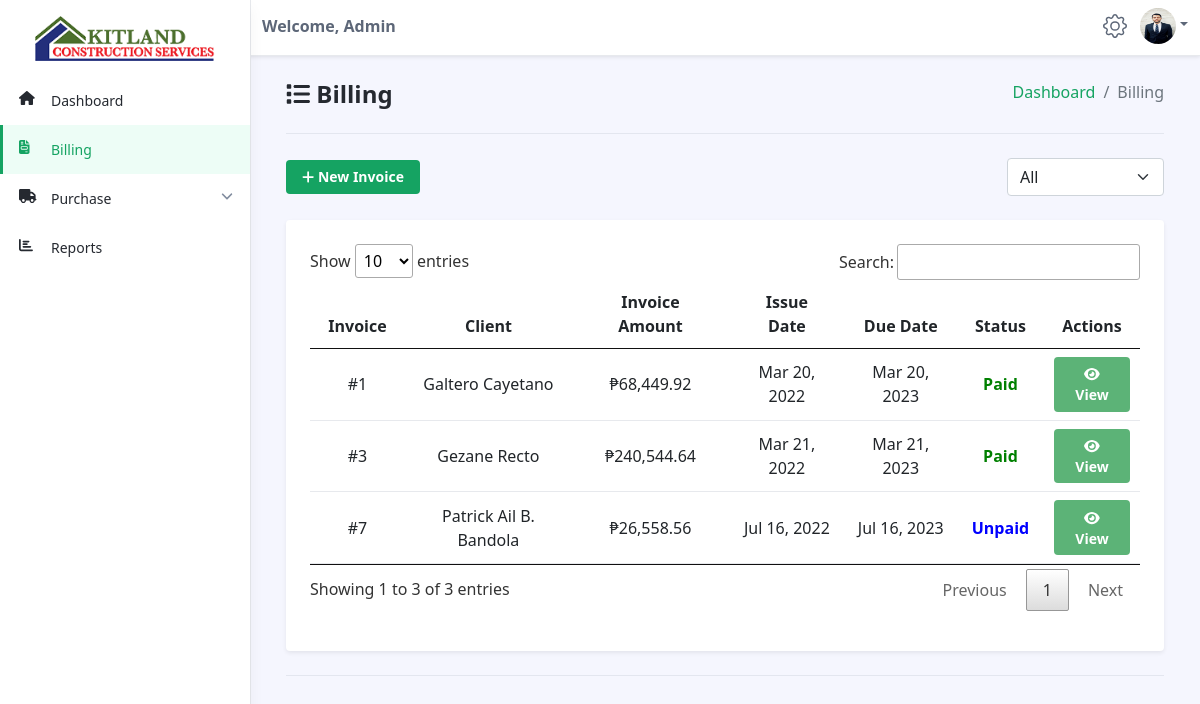
Screenshot of /accountant/invoice.php (signed in) with the database file from the repository.
### tables this page shows
CREATE TABLE `staffs` (
  `id` int(11) NOT NULL,
  `staff_id` varchar(255) NOT NULL,
  `full_name` varchar(255) NOT NULL,
  `birthday` date NOT NULL,
  `age` varchar(255) NOT NULL,
  `gender` varchar(255) NOT NULL,
  `address` varchar(255) NOT NULL,
  `contact` varchar(255) NOT NULL,
  `civil_status` varchar(255) NOT NULL,
  `profile` varchar(255) NOT NULL,
  `status` varchar(255) NOT NULL,
  `email` varchar(255) NOT NULL,
  `username` varchar(255) NOT NULL,
  `password` varchar(255) NOT NULL,
  `access` varchar(255) NOT NULL,
  `otp` varchar(255) NOT NULL,
  `date_added` date NOT NULL,
  `last_login` datetime NOT NULL,
  `last_activity` datetime NOT NULL,
  `last_logout` datetime NOT NULL
);

CREATE TABLE `invoices` (
  `invoice_id` int(11) NOT NULL,
  `project_id` varchar(255) NOT NULL,
  `client` varchar(255) NOT NULL,
  `transportation` decimal(13,2) NOT NULL,
  `consultation_fee` decimal(13,2) NOT NULL,
  `total_miscellaneous` decimal(13,2) NOT NULL,
  `total_materials` decimal(13,2) NOT NULL,
  `total_labor` decimal(13,2) NOT NULL,
  `subtotal` decimal(13,2) NOT NULL,
  `total_tax` decimal(13,2) NOT NULL,
  `total_invoice` decimal(13,2) NOT NULL,
  `status` varchar(255) NOT NULL,
  `date_created` date NOT NULL,
  `due_date` date NOT NULL,
  `date_added` datetime NOT NULL
);

CREATE TABLE `projects` (
  `id` int(11) NOT NULL,
  `type` varchar(50) NOT NULL,
  `name` varchar(255) NOT NULL,
  `project_description` varchar(255) NOT NULL,
  `engineer_id` varchar(255) NOT NULL,
  `location` varchar(255) NOT NULL,
  `client_name` varchar(50) NOT NULL,
  `start_date` date NOT NULL,
  `end_date` date NOT NULL,
  `status` varchar(50) NOT NULL,
  `receivable_status` varchar(50) NOT NULL,
  `date_received` datetime NOT NULL DEFAULT current_timestamp(),
  `date_added` date NOT NULL DEFAULT current_timestamp()
);

### accountant/invoice.php (the view, shortened to what this page needs)
<?php
include('../connections/config.php');
?>
<!DOCTYPE html>
<!DOCTYPE html>
<html lang="en">
<head>
    <link id="theme-style" rel="stylesheet" href="dataTables/jquery.dataTables.min.css">
    <link id="theme-style" rel="stylesheet" href="../assets/css/portal.css">
    <link rel="stylesheet" href="../assets/css/style.css" />
</head>
<body class="app">
    <?php $page = 'invoice';
    include('accountant-navbar.php'); ?>
    <div class="app-wrapper">
        <div class="app-content pt-3 p-md-3 p-lg-4">
            <div class="container-xl">
                <ol class="breadcrumb mb-4" style="float:right">
                    <li class="breadcrumb-item"><a href="dashboard.php">Dashboard</a></li>
                    <li class="breadcrumb-item active">Billing</li>
                </ol>
                <h1 class="app-page-title"><span class="nav-icon"><i class="fa fa-list"></i></span> Billing</h1>
                <hr class="mb-4">
                <div class="row g-3 mb-4 align-items-center justify-content-between">
                    <div class="col-auto">
                        <a href="add-invoice.php" class="btn app-btn-primary"><i class=" fa fa-plus"></i> New Invoice</a>
                    </div>
                    <div class="col-auto">
                        <div class="page-utilities">
                            <div class="row g-2 justify-content-start justify-content-md-end align-items-center">
                                <div class="col-auto">
                                    <select class="form-select w-auto">
                                        <option selected value="option-1">All</option>
                                    </select>
                                </div>
                            </div>
                        </div>
                    </div>
                </div>
                <div class="row g-4 settings-section">
                    <div class="col-12 col-md-12">
                        <div class="app-card app-card-settings shadow-sm p-4">
                            <div class="app-card-body">
                                <form class="settings-form">
                                    <div class="mb-3">
                                        <table id="myTable" class="table app-table-hover mb-0 text-center">
                                            <thead>
                                                <tr>
                                                    <th class="cell">Invoice</th>
                                                    <th class="cell">Client</th>
                                                    <th class="cell">Invoice Amount</th>
                                                    <th class="cell">Issue Date</th>
                                                    <th class="cell">Due Date</th>
                                                    <th class="cell">Status</th>
                                                    <th class="cell">Actions</th>
                                                </tr>
                                            </thead>
                                            <tbody>
                                                <?php
                                                $sql = "SELECT * FROM staffs, clients, projects, invoices WHERE staffs.id = projects.engineer_id AND clients.name = projects.client_name AND invoices.project_id = projects.id AND invoices.total_invoice != '' ORDER by invoice_id";
                                                $result = mysqli_query($conn, $sql);
                                                $count = mysqli_num_rows($result);
                                                if ($count > 0) {
                                                    while ($row = mysqli_fetch_assoc($result)) {
                                                        $invoice_id = $row['invoice_id'];
                                                        $client_name = $row['client_name'];
                                                        $date_created = $row['date_created'];
                                                        $due_date = $row['due_date'];
                                                        $total_invoice = $row['total_invoice'];
                                                        $status = $row['status'];
                                                ?>
                                                        <tr>
                                                            <td class="cell" style="padding-top:0.5em">#<?php echo $invoice_id; ?></td>
                                                            <td class="cell" style="padding-top:0.5em"><?php echo $client_name; ?></td>
                                                            <td class="cell" style="padding-top:0.5em">₱<?php echo number_format($total_invoice, 2, '.', ','); ?></td>
                                                            <td class="cell" style="padding-top:0.5em"><?php echo date("M d, Y", strtotime($date_created)); ?></td>
                                                            <td class="cell" style="padding-top:0.5em"><?php echo date("M d, Y", strtotime($due_date)); ?></td>
                                                            <?php
                                                            if ($status == "Unpaid") {
                                                            ?>
                                                                <td class="cell" style="padding-top:0.5em; font-weight:bold; color:blue">Unpaid</td>
                                                            <?php } else if ($status == "Paid") {
                                                            ?>
                                                                <td class="cell" style="padding-top:0.5em; font-weight:bold; color:green">Paid</td>
                                                            <?php
                                                            }
                                                            ?>
                                                            <td class="cell" style="padding-top:0.5em"><a href="invoice-details.php?ID=<?php echo $invoice_id; ?>" class="btn app-btn btn-success" style="color:white"><i class="fa fa-eye"></i> View</a></td>
                                                        </tr>
                                                <?php
                                                    }
                                                } else {
                                                    echo "<script>alert('No Invoices Found!')</script>";
                                                }
                                                ?>
                                            </tbody>
                                        </table>
                                    </div>
                                </form>
                            </div>
                        </div>
                    </div>
                </div>
                <hr class="my-4">
            </div>
        </div>
    </div>
</body>
</html>

### assets/css/style.css (style rules this page uses)
* { -webkit-user-select: none; -moz-user-select: none; -ms-user-select: none; user-select: none; }

### rows the page displays
staffs: invoices.invoice_id "1", projects.client_name "Galtero Cayetano", invoices.total_invoice "68,449.92", invoices.date_created "Mar 20, 2022", invoices.due_date "Mar 20, 2023", shows "Paid", invoices.invoice_id "3", projects.client_name "Gezane Recto", invoices.total_invoice "240,544.64", invoices.date_created "Mar 21, 2022", invoices.due_date "Mar 21, 2023", invoices.invoice_id "7", projects.client_name "Patrick Ail B. Bandola", invoices.total_invoice "26,558.56", invoices.date_created "Jul 16, 2022", invoices.due_date "Jul 16, 2023", shows "Unpaid"

### other values shown
$_SESSION['access'] "Admin"
